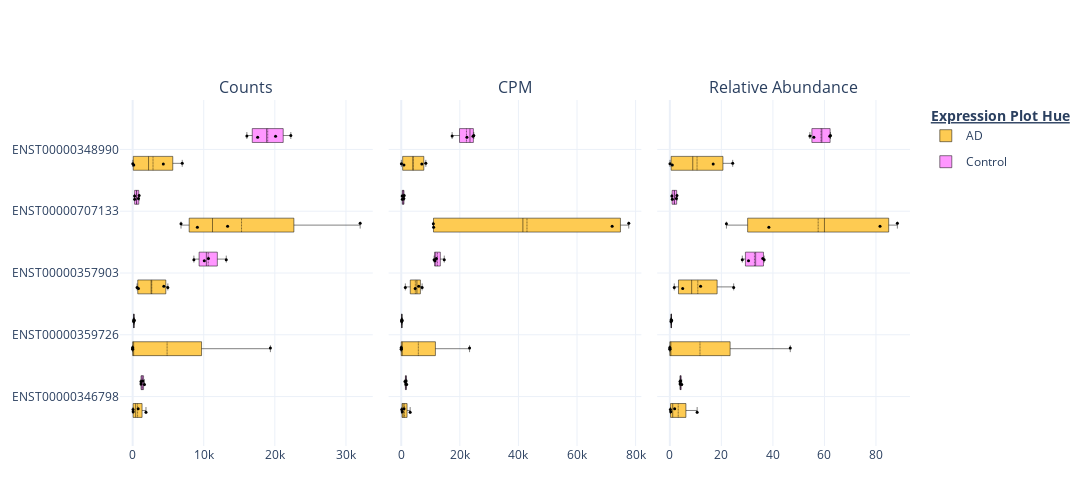

Source (notebook cell):
### Code cell
## Path to your ENSEMBL GTF file, counts matrix file, and metadata file
ensembl_gtf_path = "../dash_apps/RNApysoforms/tests/test_data/Homo_sapiens_chr21_and_Y.GRCh38.110.gtf"
counts_matrix_path = "../dash_apps/RNApysoforms/tests/test_data/counts_matrix_chr21_and_Y.tsv"
metadata_path = "../dash_apps/RNApysoforms/tests/test_data/sample_metadata.tsv"


## Read ENSEMBL GTF and counts matrix with metadata and normalization
annotation = RNApy.read_ensembl_gtf(ensembl_gtf_path)
counts_matrix = RNApy.read_expression_matrix(expression_matrix_path=counts_matrix_path,
                                          metadata_path=metadata_path,
                                           cpm_normalization=True, relative_abundance=True)


## Filter APP gene and keep only top 5 expressed transcripts
app_annotation, app_expresison_matrix = RNApy.gene_filtering(annotation=annotation, expression_matrix=counts_matrix, target_gene="APP",
                                                        order_by_expression=True, order_by_expression_column="counts",
                                                        keep_top_expressed_transcripts=5)

## Rescale introns
app_annotation = RNApy.shorten_gaps(app_annotation)


## Create traces without annotation
traces = RNApy.make_traces(expression_matrix=app_expresison_matrix, 
                        x_start="rescaled_start", x_end="rescaled_end",
                         y='transcript_id', hover_start="start", hover_end="end",
                         expression_columns=["counts", "CPM", "relative_abundance"],
                         expression_hue="AD status", marker_size=3, arrow_size=7)

## Make figure only with RNA isoform expression plots
fig = RNApy.make_plot(traces=traces, subplot_titles=["Counts", "CPM", "Relative Abundance"], 
                   width=1200, height=500, boxgap=0.1, boxgroupgap=0.5)

## Show figure
fig.show()

### Figure 1 — Plotly figure (JSON) as saved in the notebook; plotly's stock layout.template omitted (floating-point values rounded to 4 significant figures)
{"data": [{"boxmean": true, "boxpoints": "all", "fillcolor": "#FECB52", "jitter": 0.3, "legendgroup": "AD", "legendgrouptitle": {"text": "<b><u>Expression Plot Hue<u><b>"}, "line": {"width": 0.5}, "marker": {"color": "black", "opacity": 1, "size": 3}, "name": "AD", "offsetgroup": "0", "opacity": 1, "orientation": "h", "pointpos": 0, "showlegend": true, "text": ["sample_1", "sample_7", "sample_3", "sample_5", "sample_1", "sample_7", "sample_3", "sample_5", "sample_1", "sample_7", "sample_3", "sample_5", "sample_1", "sample_7", "sample_3", "sample_5", "sample_1", "sample_7", "sample_3", "sample_5"], "type": "box", "x": [75.04, 777.6, 1876.0, 57.11, 0, 19380.0, 10.48, 0, 622.8, 4949.0, 4385.0, 817.2, 32000.0, 9104.0, 6801.0, 13360.0, 21.33, 6975.0, 4317.0, 158.3], "xaxis": "x", "y": ["0", "0", "0", "0", "1", "1", "1", "1", "2", "2", "2", "2", "3", "3", "3", "3", "4", "4", "4", "4"], "yaxis": "y"}, {"boxmean": true, "boxpoints": "all", "fillcolor": "#FF97FF", "jitter": 0.3, "legendgroup": "Control", "legendgrouptitle": {"text": ""}, "line": {"width": 0.5}, "marker": {"color": "black", "opacity": 1, "size": 3}, "name": "Control", "offsetgroup": "1", "opacity": 1, "orientation": "h", "pointpos": 0, "showlegend": true, "text": ["sample_4", "sample_2", "sample_6", "sample_8", "sample_4", "sample_2", "sample_6", "sample_8", "sample_4", "sample_2", "sample_6", "sample_8", "sample_4", "sample_2", "sample_6", "sample_8", "sample_4", "sample_2", "sample_6", "sample_8"], "type": "box", "x": [1660.0, 1172.0, 1414.0, 1178.0, 233.8, 148.5, 158.9, 168.5, 13170.0, 10660.0, 10080.0, 8614.0, 281.1, 816.1, 908.4, 274.5, 20100.0, 16070.0, 22250.0, 17580.0], "xaxis": "x", "y": ["0", "0", "0", "0", "1", "1", "1", "1", "2", "2", "2", "2", "3", "3", "3", "3", "4", "4", "4", "4"], "yaxis": "y"}, {"boxmean": true, "boxpoints": "all", "fillcolor": "#FECB52", "jitter": 0.3, "legendgroup": "AD", "legendgrouptitle": {"text": ""}, "line": {"width": 0.5}, "marker": {"color": "black", "opacity": 1, "size": 3}, "name": "AD", "offsetgroup": "0", "opacity": 1, "orientation": "h", "pointpos": 0, "showlegend": false, "text": ["sample_1", "sample_7", "sample_3", "sample_5", "sample_1", "sample_7", "sample_3", "sample_5", "sample_1", "sample_7", "sample_3", "sample_5", "sample_1", "sample_7", "sample_3", "sample_5", "sample_1", "sample_7", "sample_3", "sample_5"], "type": "box", "x": [168.8, 935.8, 3050.0, 332.0, 0, 23320.0, 17.04, 0, 1401.0, 5956.0, 7130.0, 4751.0, 71990.0, 10960.0, 11060.0, 77660.0, 47.98, 8394.0, 7019.0, 920.5], "xaxis": "x2", "y": ["0", "0", "0", "0", "1", "1", "1", "1", "2", "2", "2", "2", "3", "3", "3", "3", "4", "4", "4", "4"], "yaxis": "y2"}, {"boxmean": true, "boxpoints": "all", "fillcolor": "#FF97FF", "jitter": 0.3, "legendgroup": "Control", "legendgrouptitle": {"text": ""}, "line": {"width": 0.5}, "marker": {"color": "black", "opacity": 1, "size": 3}, "name": "Control", "offsetgroup": "1", "opacity": 1, "orientation": "h", "pointpos": 0, "showlegend": false, "text": ["sample_4", "sample_2", "sample_6", "sample_8", "sample_4", "sample_2", "sample_6", "sample_8", "sample_4", "sample_2", "sample_6", "sample_8", "sample_4", "sample_2", "sample_6", "sample_8", "sample_4", "sample_2", "sample_6", "sample_8"], "type": "box", "x": [1851.0, 1267.0, 1574.0, 1641.0, 260.7, 160.5, 176.8, 234.8, 14680.0, 11520.0, 11220.0, 12000.0, 313.6, 882.3, 1011.0, 382.4, 22420.0, 17370.0, 24770.0, 24490.0], "xaxis": "x2", "y": ["0", "0", "0", "0", "1", "1", "1", "1", "2", "2", "2", "2", "3", "3", "3", "3", "4", "4", "4", "4"], "yaxis": "y2"}, {"boxmean": true, "boxpoints": "all", "fillcolor": "#FECB52", "jitter": 0.3, "legendgroup": "AD", "legendgrouptitle": {"text": ""}, "line": {"width": 0.5}, "marker": {"color": "black", "opacity": 1, "size": 3}, "name": "AD", "offsetgroup": "0", "opacity": 1, "orientation": "h", "pointpos": 0, "showlegend": false, "text": ["sample_1", "sample_7", "sample_3", "sample_5", "sample_1", "sample_7", "sample_3", "sample_5", "sample_1", "sample_7", "sample_3", "sample_5", "sample_1", "sample_7", "sample_3", "sample_5", "sample_1", "sample_7", "sample_3", "sample_5"], "type": "box", "x": [0.2071, 1.876, 10.6, 0.3487, 0, 46.74, 0.0592, 0, 1.718, 11.94, 24.78, 4.99, 88.3, 21.96, 38.43, 81.57, 0.05885, 16.82, 24.39, 0.9668], "xaxis": "x3", "y": ["0", "0", "0", "0", "1", "1", "1", "1", "2", "2", "2", "2", "3", "3", "3", "3", "4", "4", "4", "4"], "yaxis": "y3"}, {"boxmean": true, "boxpoints": "all", "fillcolor": "#FF97FF", "jitter": 0.3, "legendgroup": "Control", "legendgrouptitle": {"text": ""}, "line": {"width": 0.5}, "marker": {"color": "black", "opacity": 1, "size": 3}, "name": "Control", "offsetgroup": "1", "opacity": 1, "orientation": "h", "pointpos": 0, "showlegend": false, "text": ["sample_4", "sample_2", "sample_6", "sample_8", "sample_4", "sample_2", "sample_6", "sample_8", "sample_4", "sample_2", "sample_6", "sample_8", "sample_4", "sample_2", "sample_6", "sample_8", "sample_4", "sample_2", "sample_6", "sample_8"], "type": "box", "x": [4.615, 3.966, 3.946, 4.176, 0.6501, 0.5024, 0.4433, 0.5975, 36.61, 36.06, 28.12, 30.54, 0.7817, 2.761, 2.535, 0.9732, 55.9, 54.36, 62.08, 62.34], "xaxis": "x3", "y": ["0", "0", "0", "0", "1", "1", "1", "1", "2", "2", "2", "2", "3", "3", "3", "3", "4", "4", "4", "4"], "yaxis": "y3"}], "layout": {"annotations": [{"font": {"size": 16}, "showarrow": false, "text": "Counts", "x": 0.16, "xanchor": "center", "xref": "paper", "y": 1, "yanchor": "bottom", "yref": "paper"}, {"font": {"size": 16}, "showarrow": false, "text": "CPM", "x": 0.5, "xanchor": "center", "xref": "paper", "y": 1, "yanchor": "bottom", "yref": "paper"}, {"font": {"size": 16}, "showarrow": false, "text": "Relative Abundance", "x": 0.84, "xanchor": "center", "xref": "paper", "y": 1, "yanchor": "bottom", "yref": "paper"}], "boxgap": 0.1, "boxgroupgap": 0.5, "boxmode": "group", "height": 500, "hoverlabel": {"font": {"size": 12}}, "hovermode": "closest", "legend": {"font": {"size": 12}, "grouptitlefont": {"size": 14}, "tracegroupgap": 7}, "margin": {"b": 50, "l": 100, "r": 50, "t": 100}, "showlegend": true, "title": {"text": ""}, "violingap": 0.1, "violingroupgap": 0.5, "violinmode": "group", "width": 1200, "xaxis": {"anchor": "y", "domain": [0, 0.32], "showgrid": true, "showticklabels": true, "tickfont": {"size": 12}, "title": {"text": ""}}, "xaxis2": {"anchor": "y2", "domain": [0.34, 0.66], "showgrid": true, "showticklabels": true, "tickfont": {"size": 12}, "title": {"text": ""}}, "xaxis3": {"anchor": "y3", "domain": [0.68, 1.0], "showgrid": true, "showticklabels": true, "tickfont": {"size": 12}, "title": {"text": ""}}, "yaxis": {"anchor": "x", "domain": [0, 1], "range": [-0.8, 4.8], "showgrid": true, "showticklabels": true, "tickfont": {"size": 12}, "ticks": "", "ticktext": ["ENST00000346798", "ENST00000359726", "ENST00000357903", "ENST00000707133", "ENST00000348990"], "tickvals": [0, 1, 2, 3, 4]}, "yaxis2": {"anchor": "x2", "domain": [0, 1], "matches": "y", "range": [-0.8, 4.8], "showgrid": true, "showticklabels": false, "ticks": "", "ticktext": ["ENST00000346798", "ENST00000359726", "ENST00000357903", "ENST00000707133", "ENST00000348990"], "tickvals": [0, 1, 2, 3, 4]}, "yaxis3": {"anchor": "x3", "domain": [0, 1], "matches": "y", "range": [-0.8, 4.8], "showgrid": true, "showticklabels": false, "ticks": "", "ticktext": ["ENST00000346798", "ENST00000359726", "ENST00000357903", "ENST00000707133", "ENST00000348990"], "tickvals": [0, 1, 2, 3, 4]}}}
